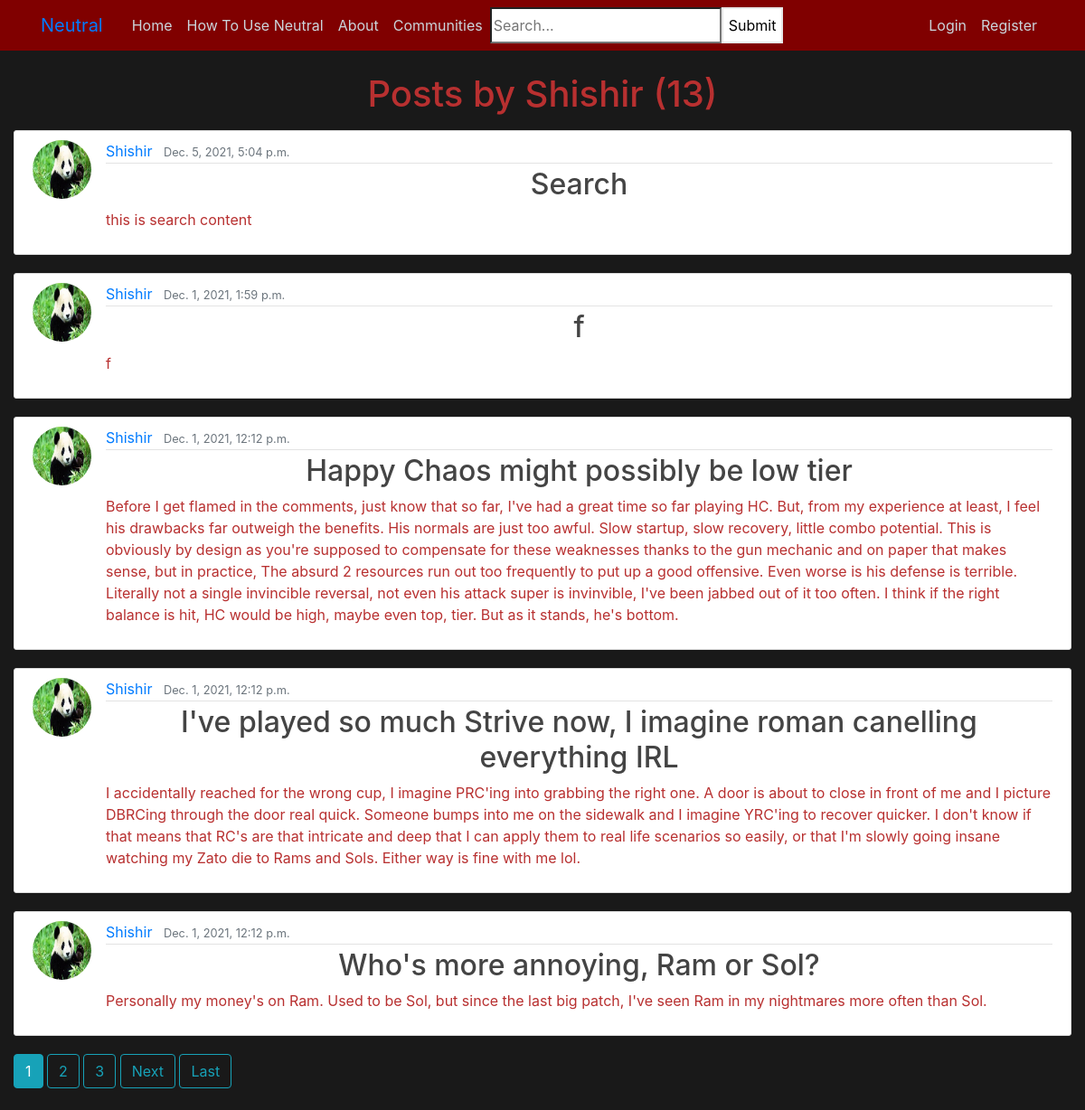
/user/Shishir, run on an earlier commit of the app's database.
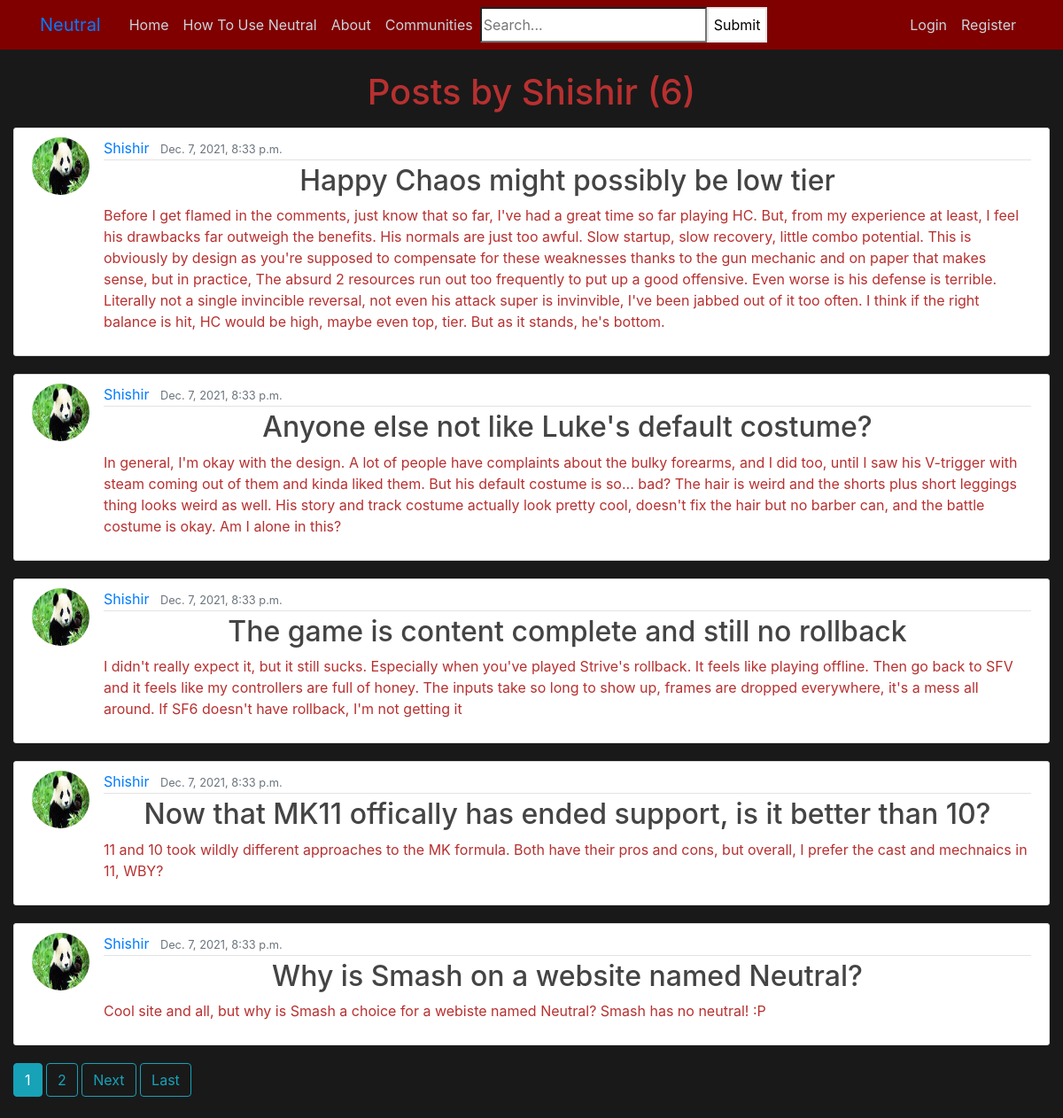
And on a later commit of the database.
### blog/models.py (models this page shows, shortened)
class Post(models.Model):
	title = models.CharField(max_length=200)
	content = models.TextField()
	date_posted = models.DateTimeField(default= timezone.now)
	author = models.ForeignKey(User, on_delete=models.CASCADE)
	community = models.CharField(max_length=20 ,choices=COMMUNITY_CHOICES, default='All')
	dislikes = models.ManyToManyField(User, related_name = 'post_dislikes')
	likes = models.ManyToManyField(User, related_name = 'post_likes')
	image = models.ImageField(null=True, blank=True, upload_to = "post-images/")

### users/models.py (models this page shows, shortened)
class Profile(models.Model):
	user = models.OneToOneField(User, on_delete=models.CASCADE)
	image = models.ImageField(default='default.jpg', upload_to = 'profile_pics')

### blog/views.py (the view)
# urls.py: path('user/<str:username>', UserPostListView.as_view() , name='user-posts'),
class UserPostListView(ListView):
	model = Post
	template_name = 'blog/user_posts.html' #<app>/<model>_<viewtype>.html
	context_object_name = 'posts'
	paginate_by = 5
	def get_queryset(self):
		user = get_object_or_404(User, username = self.kwargs.get('username'))
		return Post.objects.filter(author=user).order_by('-date_posted')

### blog/templates/blog/user_posts.html (shortened to what this page needs)
{% extends "blog/base.html" %}
{% block content %}
	<h1 class = "mb-3">Posts by {{view.kwargs.username}} ({{ page_obj.paginator.count }})</h1>
	{% for post in posts %}
		<article class="media content-section">
		  <img class = "rounded-circle article-img" src = "{{post.author.profile.image.url}}">
		  <div class="media-body">
		    <div class="article-metadata">
		      <a class="mr-2" href="{% url 'user-posts' post.author.username %}">{{ post.author }}</a>
		      <small class="text-muted">{{ post.date_posted }}</small>
		    </div>
		    <h2><a class="article-title" href="{% url 'post-detail' post.id%}">{{ post.title }}</a></h2>
		    <p class="article-content">{{ post.content }}</p>
		  </div>
		</article>
	{% endfor %}
	{% if is_paginated %}
		{% for num in page_obj.paginator.page_range %}
			{% if page_obj.number == num %}
				<a class = 'btn btn-info mb-4'href="?page={{num}}">{{num}}</a>
			{% elif num > page_obj.number|add:'-3' and num < page_obj.number|add:'3' %}
				<a class = 'btn btn-outline-info mb-4'href="?page={{num}}">{{num}}</a>
			{% endif %}
		{% endfor%}
		{% if page_obj.has_next %}
       		<a class="btn btn-outline-info mb-4" href="?page={{ page_obj.next_page_number }}">Next</a>
        	<a class="btn btn-outline-info mb-4" href="?page={{ page_obj.paginator.num_pages }}">Last</a>
      	{% endif %}
	{%endif%}
{% endblock content %}

What changed in the data, as far as the page shows it:
removed Post: author.profile.image (picture), author "Shishir", date_posted "Dec. 5, 2021, 5:04 p.m.", title "Search", content "this is search content"
removed Post: author.profile.image (picture), author "Shishir", date_posted "Dec. 1, 2021, 1:59 p.m.", title "f", content "f"
removed Post: author.profile.image (picture), author "Shishir", date_posted "Dec. 1, 2021, 12:12 p.m.", title "Happy Chaos might possibly be low tier", content "Before I get flamed in the comments, just know that so far, I've had a great time so far playing HC. But, from my experience at least, I feel his drawbacks far outweigh the benefits. His normals are just too awful. Slow startup, slow recovery, little combo potential. This is obviously by design as you're supposed to compensate for these weaknesses thanks to the gun mechanic and on paper that makes sense, but in practice, The absurd 2 resources run out too frequently to put up a good offensive. Even worse is his defense is terrible. Literally not a single invincible reversal, not even his attack super is invinvible, I've been jabbed out of it too often. I think if the right balance is hit,…"
removed Post: author.profile.image (picture), author "Shishir", date_posted "Dec. 1, 2021, 12:12 p.m.", title "I've played so much Strive now, I imagine roman canelling everything IRL", content "I accidentally reached for the wrong cup, I imagine PRC'ing into grabbing the right one. A door is about to close in front of me and I picture DBRCing through the door real quick. Someone bumps into me on the sidewalk and I imagine YRC'ing to recover quicker. I don't know if that means that RC's are that intricate and deep that I can apply them to real life scenarios so easily, or that I'm slowly going insane watching my Zato die to Rams and Sols. Either way is fine with me lol."
removed Post: author.profile.image (picture), author "Shishir", date_posted "Dec. 1, 2021, 12:12 p.m.", title "Who's more annoying, Ram or Sol?", content "Personally my money's on Ram. Used to be Sol, but since the last big patch, I've seen Ram in my nightmares more often than Sol."
added Post: author.profile.image (picture), author "Shishir", date_posted "Dec. 7, 2021, 8:33 p.m.", title "Happy Chaos might possibly be low tier", content "Before I get flamed in the comments, just know that so far, I've had a great time so far playing HC. But, from my experience at least, I feel his drawbacks far outweigh the benefits. His normals are just too awful. Slow startup, slow recovery, little combo potential. This is obviously by design as you're supposed to compensate for these weaknesses thanks to the gun mechanic and on paper that makes sense, but in practice, The absurd 2 resources run out too frequently to put up a good offensive. Even worse is his defense is terrible. Literally not a single invincible reversal, not even his attack super is invinvible, I've been jabbed out of it too often. I think if the right balance is hit,…"
added Post: author.profile.image (picture), author "Shishir", date_posted "Dec. 7, 2021, 8:33 p.m.", title "Anyone else not like Luke's default costume?", content "In general, I'm okay with the design. A lot of people have complaints about the bulky forearms, and I did too, until I saw his V-trigger with steam coming out of them and kinda liked them. But his default costume is so... bad? The hair is weird and the shorts plus short leggings thing looks weird as well. His story and track costume actually look pretty cool, doesn't fix the hair but no barber can, and the battle costume is okay. Am I alone in this?"
added Post: author.profile.image (picture), author "Shishir", date_posted "Dec. 7, 2021, 8:33 p.m.", title "The game is content complete and still no rollback", content "I didn't really expect it, but it still sucks. Especially when you've played Strive's rollback. It feels like playing offline. Then go back to SFV and it feels like my controllers are full of honey. The inputs take so long to show up, frames are dropped everywhere, it's a mess all around. If SF6 doesn't have rollback, I'm not getting it"
added Post: author.profile.image (picture), author "Shishir", date_posted "Dec. 7, 2021, 8:33 p.m.", title "Now that MK11 offically has ended support, is it better than 10?", content "11 and 10 took wildly different approaches to the MK formula. Both have their pros and cons, but overall, I prefer the cast and mechnaics in 11, WBY?"
added Post: author.profile.image (picture), author "Shishir", date_posted "Dec. 7, 2021, 8:33 p.m.", title "Why is Smash on a website named Neutral?", content "Cool site and all, but why is Smash a choice for a webiste named Neutral? Smash has no neutral! :P"
Also different on the page:
{{ page_obj.paginator.count }}: "13" → "6"
list line gone: "3"
